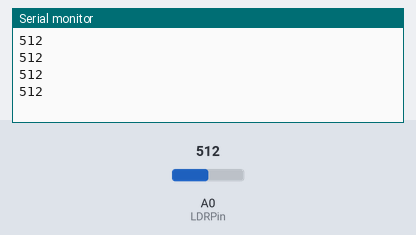
Bench run of a sketch on a simulated Arduino Uno, built with avr-gcc and run on an emulated ATmega328P. Parts: the last lines printed to the serial monitor. The inputs (shaded band) are chosen by the test bench; at power-on: A0 (LDRPin) = 512.

Above: at 1.2 s.
1.3 s: A0 (LDRPin) set to 716
At 1.71 s:
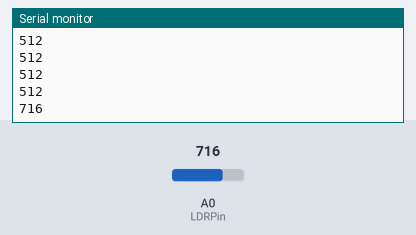
2.8 s: A0 (LDRPin) set to 900
At 2.91 s:
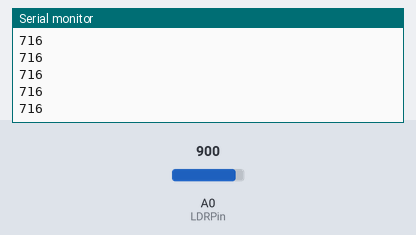
Timing chart, 0 to 5.8 s (numbered marks = the images above; inputs shaded):
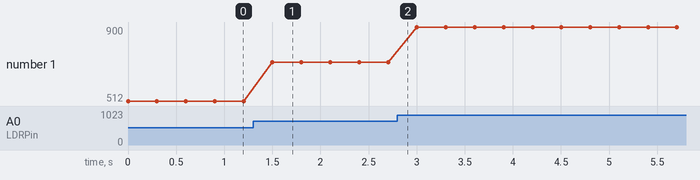

The sketch:

LDR_1.ino
```cpp
#define LDRPin  0

// Connect 1 leg of LDR to A0
// Connect another leg of LDR to +5V
// Connect a 100ohm resistor to A0
// Connect another leg of resistor to GND

 int val;
void setup() {

  Serial.begin(9600);
  //pinMode(LDRPin, INPUT);
}

void loop() {
  val = analogRead(LDRPin);
  Serial.println(val);
  delay(300);
}
```

Measured:
- after the input at 1.3 s, the serial monitor: prints a new line after 0.20 s (image 1)
- plotted number 1: 512 → 716 after the input at 1.3 s, 716 → 900 after the input at 2.8 s
